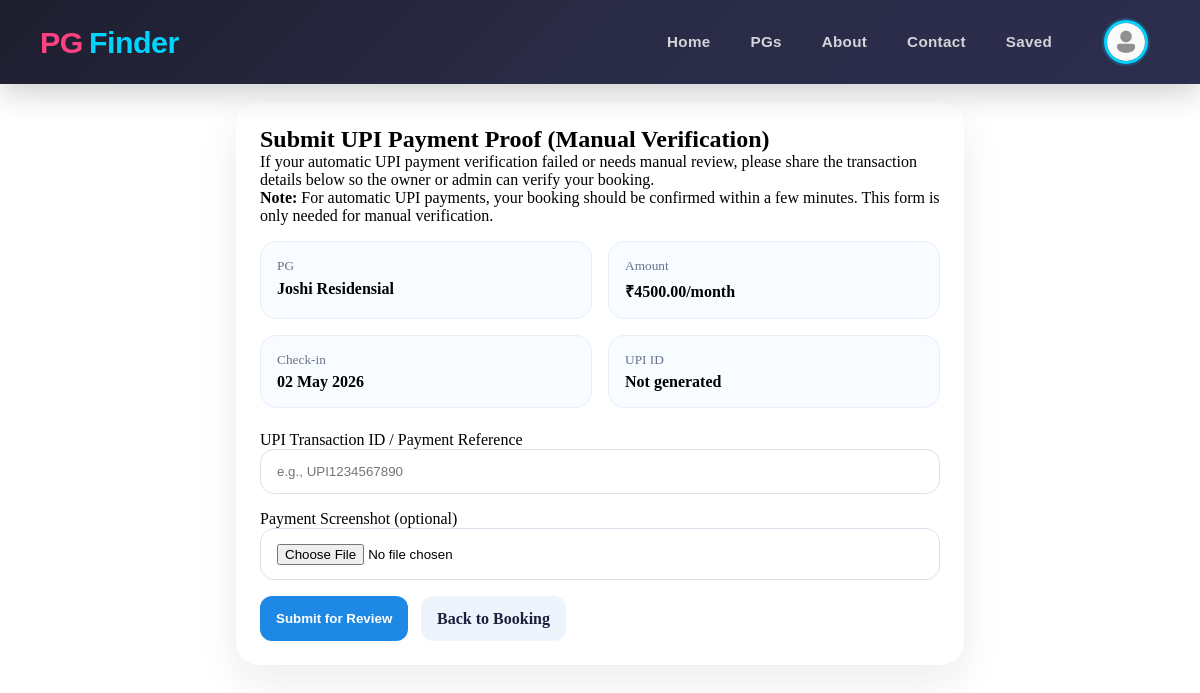
/pgs/payment/confirm/24/ (signed in), run on the app's committed database.
### pgs/models.py (models this page shows, shortened)
class Booking(models.Model):
    STATUS_CHOICES = [
        ("pending", "Pending Payment"),
        ("pending_payment_review", "Pending Payment Review"),
        ("confirmed", "Confirmed"),
        ("cancelled", "Cancelled"),
        ("completed", "Completed"),
    ]
    tenant = models.ForeignKey(Users, on_delete=models.CASCADE, related_name="bookings")
    pg = models.ForeignKey(PgListing, on_delete=models.CASCADE, related_name="bookings")
    booking_date = models.DateTimeField(auto_now_add=True)
    check_in_date = models.DateField()
    check_out_date = models.DateField(blank=True, null=True)
    amount = models.DecimalField(max_digits=10, decimal_places=2)
    status = models.CharField(max_length=30, choices=STATUS_CHOICES, default="pending")
    qr_code = models.ImageField(upload_to="qr_codes/", blank=True, null=True)
    phonepe_upi = models.CharField(max_length=100, blank=True, null=True)
    payment_id = models.CharField(max_length=100, blank=True, null=True)
    payment_reference = models.CharField(max_length=100, blank=True)
    payment_screenshot = models.ImageField(upload_to="payment_screenshots/", blank=True, null=True)
    payment_confirmed_date = models.DateTimeField(blank=True, null=True)
    reviewed_by = models.ForeignKey(
        Users,
        on_delete=models.SET_NULL,
        blank=True,
        null=True,
        related_name="reviewed_bookings",
    )
    review_notes = models.TextField(blank=True)
    created_at = models.DateTimeField(auto_now_add=True)
    updated_at = models.DateTimeField(auto_now=True)
    class Meta:
        ordering = ["-booking_date"]

class PgListing(models.Model):
    TYPE_CHOICES = [
        ("boys", "Boys"),
        ("girls", "Girls"),
        ("coed", "Coed"),
        ("family", "Family"),
    ]
    SHARING_CHOICES = [
        ("single", "Single"),
        ("double", "Double"),
        ("triple", "Triple"),
        ("quad", "Quad"),
    ]
    FURNISHING_CHOICES = [
        ("fully_furnished", "Fully Furnished"),
        ("semi_furnished", "Semi Furnished"),
        ("unfurnished", "Unfurnished"),
    ]
    owner = models.ForeignKey(Users, on_delete=models.CASCADE, related_name="pg_listings")
    title = models.CharField(max_length=100)
    slug = models.SlugField(max_length=200, unique=True)
    description = models.TextField()
    address = models.CharField(max_length=255)
    city = models.CharField(max_length=100)
    state = models.CharField(max_length=100)
    pin_code = models.CharField(max_length=10)
    latitude = models.DecimalField(max_digits=9, decimal_places=6, null=True, blank=True, help_text="Latitude coordinate")
    longitude = models.DecimalField(max_digits=9, decimal_places=6, null=True, blank=True, help_text="Longitude coordinate")
    price_per_month = models.DecimalField(max_digits=10, decimal_places=2)
    security_deposit = models.DecimalField(max_digits=10, decimal_places=2, default=0)
    available_from = models.DateField()
    is_available = models.BooleanField(default=True)
    type_of_pg = models.CharField(max_length=20, blank=True, null=True, choices=TYPE_CHOICES)
    amenities = models.TextField(help_text="Comma-separated list of amenities", blank=True, null=True)
    preferred_tenants = models.CharField(
        max_length=255,
        blank=True,
        help_text="Comma-separated preferred tenant types",
    )
    furnishing_status = models.CharField(
        max_length=30,
        choices=FURNISHING_CHOICES,
        default="fully_furnished",
    )
    food_available = models.BooleanField(default=False)
    parking_available = models.BooleanField(default=False)
    wifi_available = models.BooleanField(default=False)
    rules_or_restrictions = models.TextField(blank=True)
    sharing_type = models.CharField(max_length=20, choices=SHARING_CHOICES)
    created_at = models.DateTimeField(auto_now_add=True)
    updated_at = models.DateTimeField(auto_now=True)
    class Meta:
        ordering = ["-created_at"]

### pgs/payment_views.py (the view, shortened to what this page needs)
# urls.py: path('payment/confirm/<int:booking_id>/', confirm_payment, name='confirm_payment'),
@login_required
@require_http_methods(['GET', 'POST'])
def confirm_payment(request, booking_id):
    booking = get_object_or_404(Booking, id=booking_id)
    if request.method == 'GET':
        if request.user != booking.tenant:
            messages.error(request, 'Unauthorized.')
            return redirect('home')
        return render(request, 'pgs/confirm_payment.html', {'booking': booking})

### templates/pgs/confirm_payment.html (shortened to what this page needs)
{% extends "base.html" %}
{% block content %}
<section class="payment-shell">
  <div class="payment-card">
    <h1>Submit UPI Payment Proof (Manual Verification)</h1>
    <p>If your automatic UPI payment verification failed or needs manual review, please share the transaction details below so the owner or admin can verify your booking.</p>
    <div class="alert alert-info">
      <strong>Note:</strong> For automatic UPI payments, your booking should be confirmed within a few minutes. This form is only needed for manual verification.
    </div>
    <div class="summary">
      <div class="item"><small>PG</small><strong>{{ booking.pg.title }}</strong></div>
      <div class="item"><small>Amount</small><strong>₹{{ booking.amount }}/month</strong></div>
      <div class="item"><small>Check-in</small><strong>{{ booking.check_in_date|date:"d M Y" }}</strong></div>
      <div class="item"><small>UPI ID</small><strong>{{ booking.phonepe_upi|default:"Not generated" }}</strong></div>
    </div>
    <form method="post" enctype="multipart/form-data">
      <div class="field">
        <label for="payment_reference">UPI Transaction ID / Payment Reference</label>
        <input id="payment_reference" type="text" name="payment_reference" value="{{ booking.payment_reference }}" placeholder="e.g., UPI1234567890" required>
      </div>
      <div class="field">
        <label for="payment_screenshot">Payment Screenshot (optional)</label>
        <input id="payment_screenshot" type="file" name="payment_screenshot" accept="image/*">
      </div>
      <div class="actions">
        <button type="submit">Submit for Review</button>
        <a href="{% url 'booking_confirmation' booking.id %}">Back to Booking</a>
      </div>
    </form>
  </div>
</section>
{% endblock %}

### static/css/nav.css (style rules this page uses)
* { margin: 0; padding: 0; box-sizing: border-box; }
html { margin: 0; padding: 0; }
body { margin: 0; padding: 0; padding-top: 70px; }

### templates/base.html (style rules this page uses)
html, body { max-width: 100vw !important; overflow-x: hidden !important; }

### templates/pgs/confirm_payment.html (style rules this page uses)
.payment-shell { max-width: 760px; margin: 2rem auto; padding: 0 1rem 3rem; }
.payment-card { background: white; border-radius: 24px; box-shadow: 0 16px 42px rgba(30,31,61,0.08); padding: 1.5rem; }
.summary { display:grid; grid-template-columns: repeat(2, minmax(0,1fr)); gap:1rem; margin:1rem 0 1.4rem; }
.summary .item { background:#f8fbff; border:1px solid #e8eef7; border-radius:16px; padding:1rem; }
.summary small { display:block; color:#66768a; margin-bottom:.35rem; }
.field { margin-bottom: 1rem; }
.field input { width:100%; padding:.9rem 1rem; border:1px solid #d8e1eb; border-radius:14px; }
.actions { display:flex; gap:.8rem; flex-wrap:wrap; }
.actions button, .actions a { border:none; border-radius:12px; padding:.85rem 1rem; font-weight:700; text-decoration:none; }
.actions button { background:#1e88e5; color:white; }
.actions a { background:#eef4fb; color:#1e1f3d; }

### data on the page
Booking: pg "Joshi Residensial", amount "4500.00", check_in_date "02 May 2026", phonepe_upi "Not generated"
